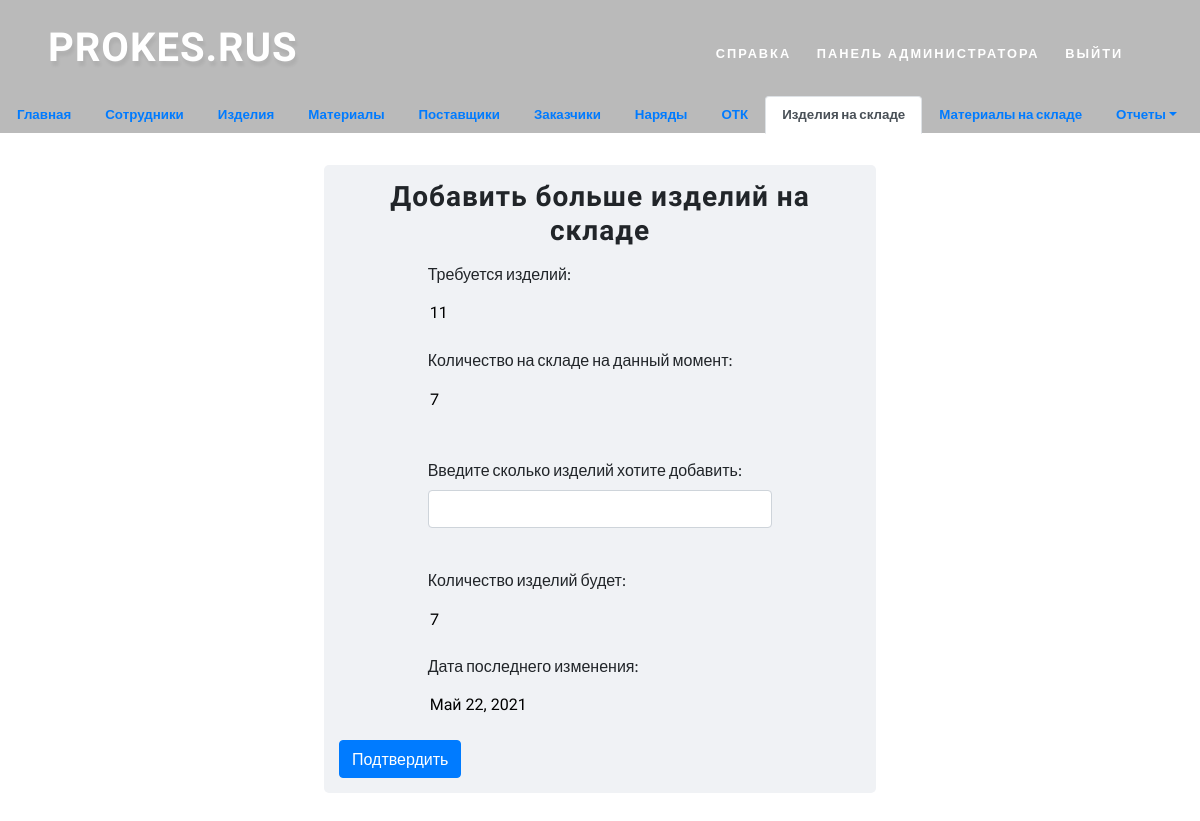
/storage_goods/1/more_goods/ (signed in), run on an earlier commit of the app's database.
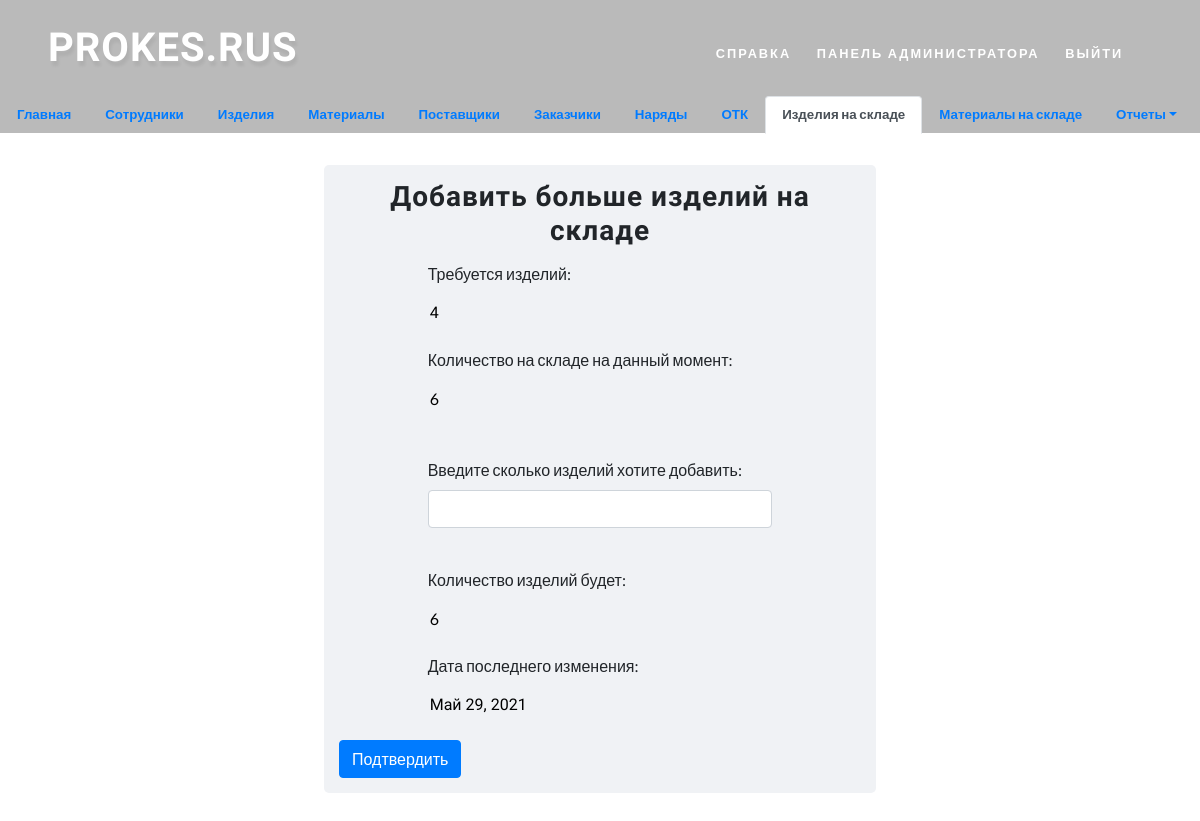
And on a later commit of the database.
### prokes/models.py (models this page shows, shortened)
class GoodsStorage(models.Model):
    goods_code = models.ForeignKey(Goods, verbose_name='Код изделия', on_delete=models.CASCADE)
    value = models.IntegerField('Количество', default=0)
    customer_code = models.ForeignKey(Customer, verbose_name='Код заказчика', on_delete=models.SET_NULL, null=True)
    customer_checkout = models.OneToOneField(CheckoutGoods, verbose_name='Код заказа', on_delete=models.SET_NULL, null=True)
    date = models.DateField('Дата проверки')
    class Meta:
        verbose_name = "Склад изделий"
        verbose_name_plural = 'Склады изделий'

class CheckoutGoods(models.Model):
    customer_name = models.ForeignKey(Customer, verbose_name="Имя заказчика", on_delete=models.CASCADE)
    date = models.DateField("Дата заказа", default='')
    code_goods = models.ForeignKey(Goods, verbose_name="Код изделия", on_delete=models.SET_NULL, null=True)
    values = models.IntegerField("Количество")
    def __str__(self):
        header = str(self.date) + ' | ' + str(self.code_goods.code) + ' | ' + str(self.values)
        return header
    class Meta:
        verbose_name = "Дата заказа"
        verbose_name_plural = 'Даты заказов'

### prokes/views.py (the view)
# urls.py: path("storage_goods/<int:pk>/more_goods/", login_required(login_url='login')(views.StorageGoodsMoreGoodsView.as_view()),
class StorageGoodsMoreGoodsView(UpdateView):
    model = GoodsStorage
    template_name = "storage_goods/goods_form/goods_more_goods.html"
    success_url = "/storage_goods/"
    form_class = GoodsStorageNewForm

### prokes/models.py (called while the page is built)
    def __str__(self):
        return self.code

    def __str__(self):
        return self.name

### templates/storage_goods/goods_form/goods_more_goods.html (shortened to what this page needs)
{% extends "storage_goods/base.html" %}
{% load static %}
{% block storage_goods %}
    <div class="container h-100">
        <div class="row h-100 justify-content-center align-items-center">
            <form method="post" enctype="multipart/form-data" id="goods_create_Form" data-goods-url="{% url 'ajax_load_goods' %}" name="create" class="col-6" style="min-width: 320px;background-color: #f0f2f5; border-radius: 5px;">
                <h3 style="text-align: center; margin-top: 15px; margin-bottom: 15px"> Добавить больше изделий на складе </h3>
                <div class="form-row justify-content-center">
                    <div class="form-group col-md-8">
                        <label for=""> Требуется изделий:</label>
                        <input type="text" readonly value="{{ goodsstorage.customer_checkout.values }}" class="form-control-plaintext">
                    </div>
                </div>
                <div class="form-row justify-content-center">
                    <div class="form-group col-md-8">
                        <label for="id_nariad_code">Количество на складе на данный момент: </label>
                        <input type="number" value="{{ goodsstorage.value }}" readonly
                               id="start_value" class="form-control-plaintext"><br>
                    </div>
                </div>
                <div class="form-row justify-content-center">
                    <div class="form-group col-md-8">
                        <label for="id_nariad_code">Введите сколько изделий хотите добавить: </label>
                        <input type="number" id="change_value" class="form-control"><br>
                    </div>
                </div>
                <div class="form-row justify-content-center">
                    <div class="form-group col-md-8">
                        <label for="staticEmail">Количество изделий будет:</label>
                        {{ form.value }}
                    </div>
                </div>
                <div class="form-row justify-content-center">
                    <div class="form-group col-md-8">
                        <label for="staticEmail">Дата последнего изменения:</label>
                        <input type="text" id="calendar_last_update" value="{{ goodsstorage.date }}">
                    </div>
                </div>
                <button type="submit" class="btn btn-primary" style="margin-bottom: 15px">Подтвердить</button>
            </form>
        </div>
    </div>
{% endblock storage_goods %}

What changed in the data, as far as the page shows it:
changed GoodsStorage: customer_checkout.values "11" → "4"; value "7" → "6"; date "Май 22, 2021" → "Май 29, 2021"
